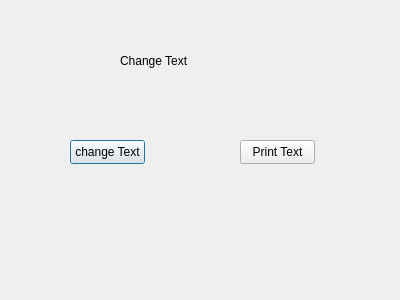
<?xml version="1.0" encoding="UTF-8"?>
<ui version="4.0">
 <class>Dialog</class>
 <widget class="QDialog" name="Dialog">
  <property name="geometry">
   <rect>
    <x>0</x>
    <y>0</y>
    <width>400</width>
    <height>300</height>
   </rect>
  </property>
  <property name="windowTitle">
   <string>Dialog</string>
  </property>
  <widget class="QLabel" name="label">
   <property name="geometry">
    <rect>
     <x>120</x>
     <y>50</y>
     <width>141</width>
     <height>21</height>
    </rect>
   </property>
   <property name="text">
    <string>Change Text</string>
   </property>
  </widget>
  <widget class="QPushButton" name="c_btn">
   <property name="geometry">
    <rect>
     <x>70</x>
     <y>140</y>
     <width>75</width>
     <height>24</height>
    </rect>
   </property>
   <property name="text">
    <string>change Text</string>
   </property>
  </widget>
  <widget class="QPushButton" name="p_btn">
   <property name="geometry">
    <rect>
     <x>240</x>
     <y>140</y>
     <width>75</width>
     <height>24</height>
    </rect>
   </property>
   <property name="text">
    <string>Print Text</string>
   </property>
  </widget>
 </widget>
 <resources/>
 <connections/>
</ui>
